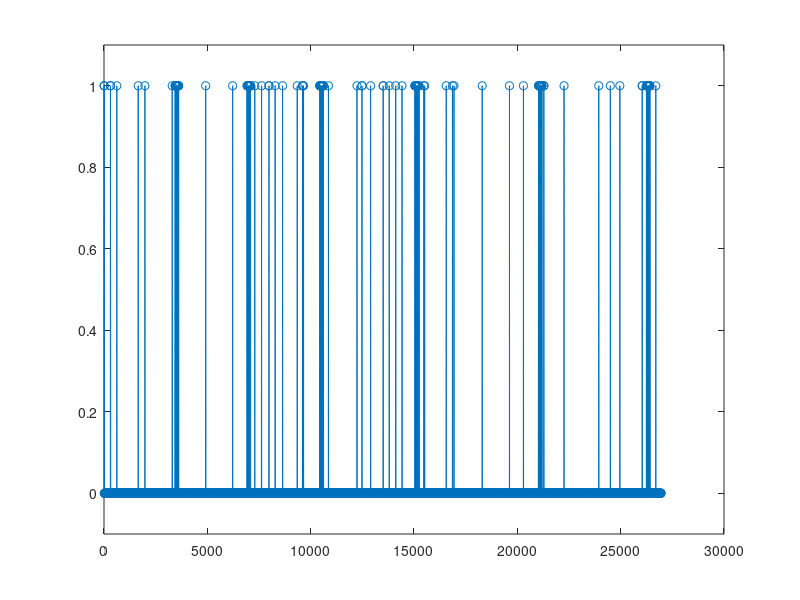

This figure's MATLAB source:
load FallProbe_TestData_cut

fallnet_success = labels.timestamp(:,2);
fallnet_success(:,2) = 1;
fprintf('fallnet evaluated %i clips\n',  size(fallnet_success,1));

% remove duplicates
fallnet_success=sortrows(fallnet_success);
fallnet_success(diff(fallnet_success(:,1))==0,:)=[];
fprintf('fallnet evaluated %i distinct clips\n',  size(fallnet_success,1));

fallnet_failure = labels.failure.ts(:,2);
fallnet_failure(:,2) = 0;
fprintf('fallnet failed to evaluate %i clips\n',  size(fallnet_failure,1));

% remove duplicates
fallnet_failure=sortrows(fallnet_failure);
fallnet_failure(diff(fallnet_failure(:,1))==0,:)=[];
fprintf('fallnet failed to evaluate %i distinct clips\n',  size(fallnet_failure,1));

fallnet = [fallnet_success; fallnet_failure];

% remove duplicates
fallnet=sortrows(fallnet);
fallnet(diff(fallnet(:,1))==0,:)=[];

duration = fallnet(end,1) - fallnet(1,1);
fprintf('the data was collected during %i minutes\n\n', floor(duration/1000/60));

t = fallnet(:,1)-repmat(fallnet(1,1),size(fallnet(:,1)));
figure, plot(t/1000,fallnet(:,2),'o-'); ylim([-0.1 1.1])
